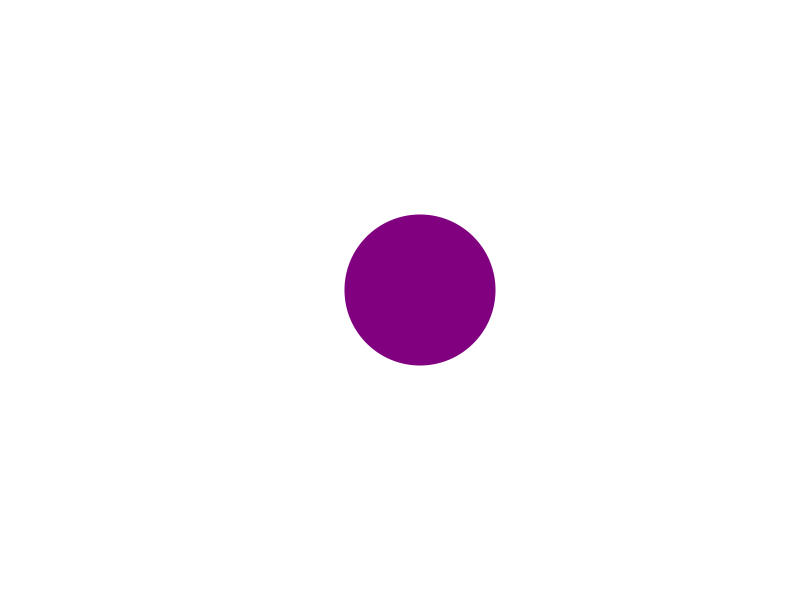
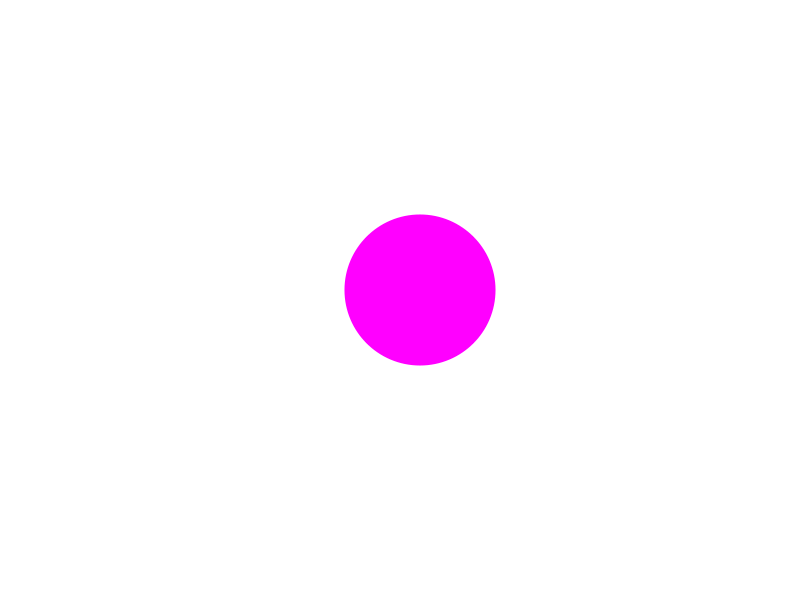
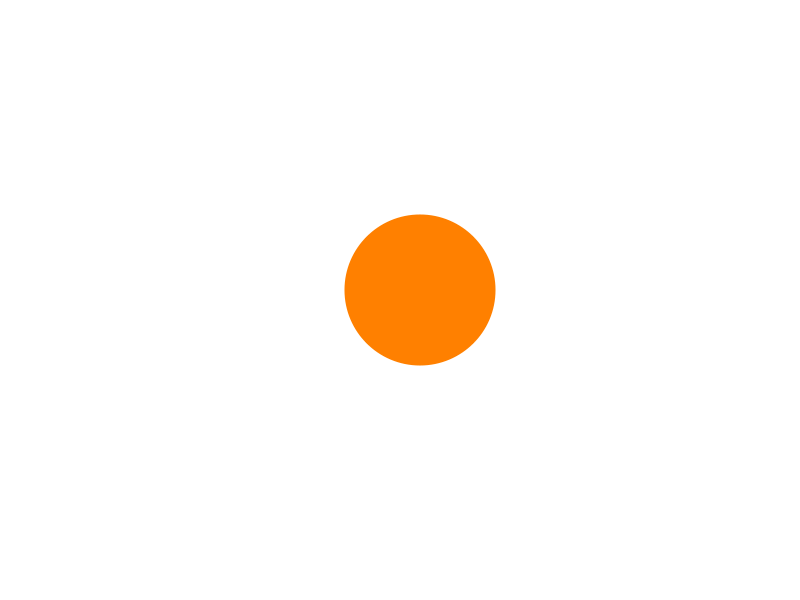
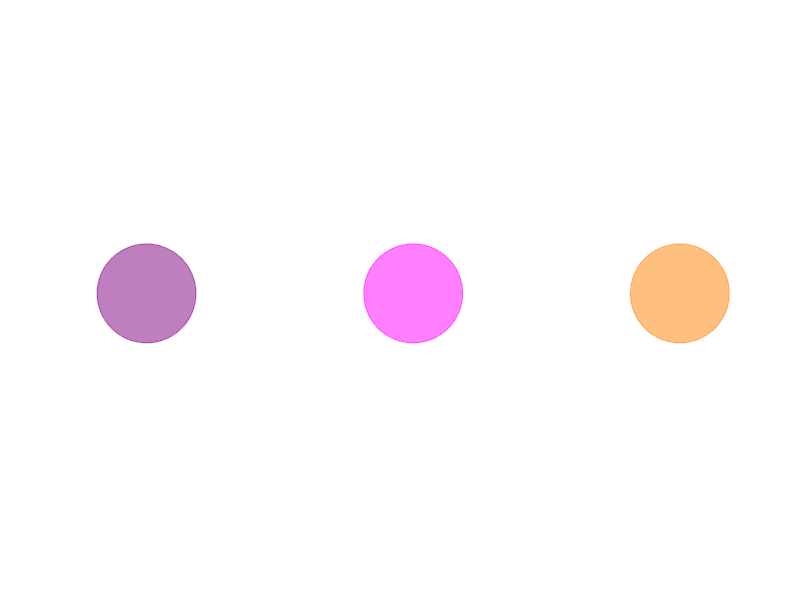
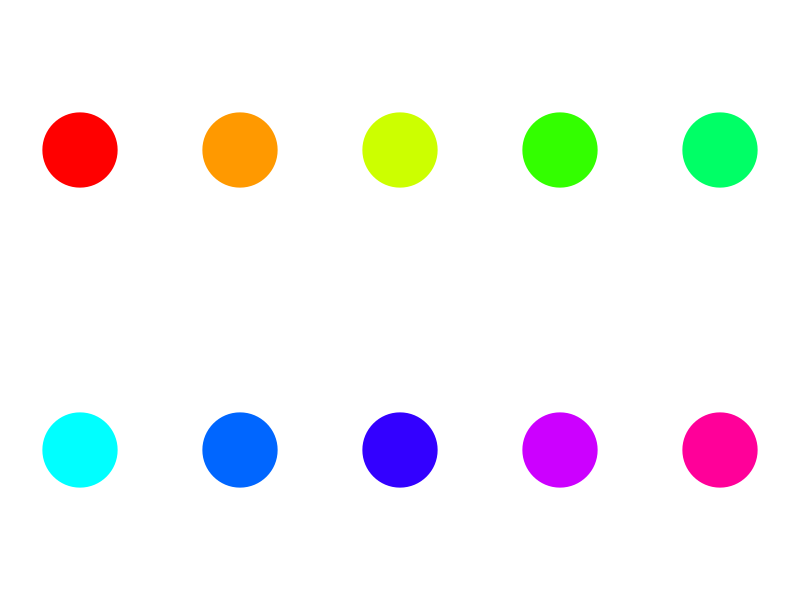
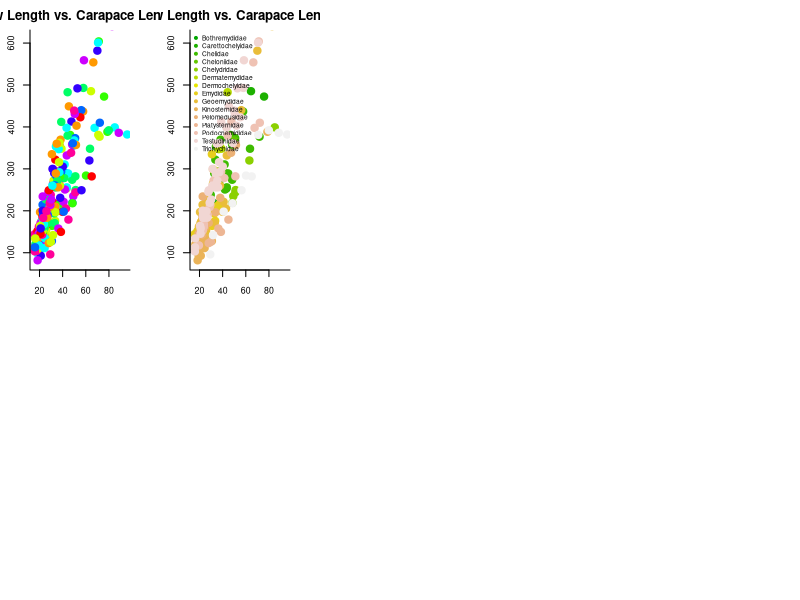

Generate these figures, in order, with R:
## ---- chunk 1
head(colors(), n = 20)  ## show first 20 color names
## ---- chunk 2
custom.purple <- rgb(128, 0, 128, maxColorValue = 255)
custom.purple

plot(1, 1, 
     col = custom.purple, 
     pch = 19, 
     cex = 20,
     xaxt = 'n',  ## removes x axis
     yaxt = 'n',  ## removes y axis
     xlab = "",
     ylab = "",
     bty = "n")  ## removes box around the plot
## ---- chunk 3
plot(1, 1,
     col = "#ff00ff", 
     pch = 19, 
     cex = 20,
     xaxt = 'n', 
     yaxt = 'n', 
     xlab = "",
     ylab = "",
     bty = "n") 
## ---- chunk 4
custom.orange <- hsv(h = 30/360, s = 1, v =
 1)
custom.orange

plot(1, 1,
     col = custom.orange,
     pch = 19,
     cex = 20,
     xaxt = 'n',
     yaxt = 'n',
     xlab = "",
     ylab = "",
     bty = "n")
## ---- chunk 5
par(mfrow = c(1,3)) 
colors.vector <- c(adjustcolor(custom.purple, alpha.f = 0.5),
                   adjustcolor("#ff00ff", alpha.f = 0.5),
                   adjustcolor(custom.orange, alpha.f = 0.5))
colors.vector
for (i in 1:3) {
  plot(1, 1,
     col = colors.vector[i],
     pch = 19,
     cex = 20,
     xaxt = 'n',
     yaxt = 'n',
     xlab = "",
     ylab = "",
     bty = "n")
}

## ---- chunk 6
rainbow.colors <- rainbow(10)

par(mfrow = c(2,5), mai = c(0.3,0.3,0.3,0.3))  

for (i in 1:10) {
    plot(1, 1,
     col = rainbow.colors[i],
     pch = 19,
     cex = 15,
     xaxt = 'n',
     yaxt = 'n',
     xlab = "",
     ylab = "",
     bty = "n")
}
## ---- chunk 7
setwd("d:/R Projects/Intro-to-R/datasets/Ferreira_etal-2024")
size.meas <- read.csv("size-meas.csv", sep = ",", header = TRUE)
plot(size.meas$JL, size.meas$SCL,
     xlim = c(15,95), 
     ylim = c(80,610),
     xlab = "JL (mm)",
     ylab = "SCL (mm)",
     main = "Jaw Length vs. Carapace Length",
     sub = "Published data from Ferreira et al. (2024). Biol. Lett.",
     bty = "l",
     col = rainbow.colors,
     pch = 19,
     cex = 1.5,
     cex.main = 1.2,
     cex.sub = 0.6,
     cex.lab = 0.8,
     cex.axis = 0.8)
## ---- chunk 8
clade.colors <- terrain.colors(length(unique(size.meas$Clade)))
names(clade.colors) <- unique(size.meas$Clade)
point.colors <- clade.colors[size.meas$Clade]
plot(size.meas$JL, size.meas$SCL,
     xlim = c(15,95), 
     ylim = c(80,610),
     xlab = "JL (mm)",
     ylab = "SCL (mm)",
     main = "Jaw Length vs. Carapace Length",
     sub = "Published data from Ferreira et al. (2024). Biol. Lett.",
     bty = "l",
     col = point.colors,
     pch = 19,
     cex = 1.5,
     cex.main = 1.2,
     cex.sub = 0.6,
     cex.lab = 0.8,
     cex.axis = 0.8)

legend("topleft", 
       legend = names(clade.colors), 
       col = clade.colors, 
       pch = 19, 
       cex = 0.6,
       bty = "n")
